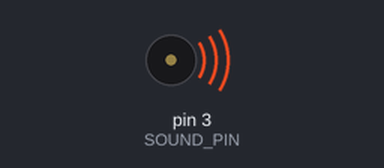
This sketch was run on a simulated Arduino Uno, built with avr-gcc and run on an emulated ATmega328P. On the bench: buzzer (waves = sounding). The local clock reads 2024-03-15 10:24:30 at power-on unless the sketch sets it.

Above: at 0.5 s.
At 3.0 s:
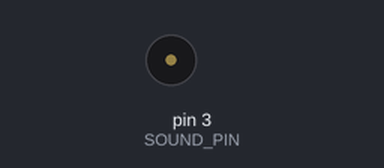
Timing chart, 0 to 6.5 s (numbered marks = the images above):
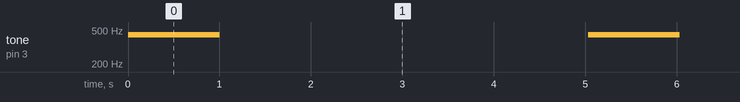

Measured:
- by itself, tone on pin 3 (SOUND_PIN): alternates 440 Hz for 1.0 s and silent for 4.0 s

The sketch:

DS1307.ino
```cpp
#include "RTClib.h"

#define SOUND_PIN 3

RTC_DS1307 rtc;

void setup () {
  pinMode(SOUND_PIN, OUTPUT);

  if (!rtc.isrunning()) {
    // Uhrzeit auf Kompilierungsdatum setzen
    rtc.adjust(DateTime(F(__DATE__), F(__TIME__)));
  }
}

void loop () {
    DateTime now = rtc.now();
    // alle 5 Sekunden für 1 Sekunde piepen
    if (now.second() % 5 == 0) {
         tone(SOUND_PIN, 440);
         delay(1000);
         noTone(SOUND_PIN);
    }

    delay(200);
}
```
